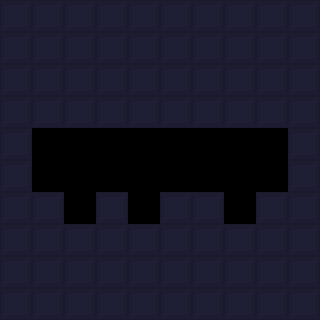

A level layout from a 2D game, rendered from its tile map. Below: a short description, then the map file with its tile-grid data intact:
An orthogonal 10x10 tile map with 32x32 px tiles, 1 tile layer (Tile Layer 1) and 5 objects.

<map version="1.2" tiledversion="1.3.5" orientation="orthogonal" renderorder="right-down" width="10" height="10" tilewidth="32" tileheight="32" infinite="0" nextlayerid="3" nextobjectid="7">
 <editorsettings>
  <export target="room_6_1.lua" format="lua" />
 </editorsettings>
 <tileset firstgid="1" source="../allTiles.tsx" />
 <layer id="1" name="Tile Layer 1" width="10" height="10">
  <data encoding="csv">
1,1,1,1,1,1,1,1,1,1,
1,1,1,1,1,1,1,1,1,1,
1,1,1,1,1,1,1,1,1,1,
1,1,1,1,1,1,1,1,1,1,
1,0,0,0,0,0,0,0,0,1,
1,0,0,0,0,0,0,0,0,1,
1,1,0,1,0,1,1,0,1,1,
1,1,1,1,1,1,1,1,1,1,
1,1,1,1,1,1,1,1,1,1,
1,1,1,1,1,1,1,1,1,1
</data>
 </layer>
 <objectgroup id="2" name="Object Layer 1">
  <object id="1" gid="2" x="32" y="192" width="32" height="32" />
  <object id="2" gid="4" x="256" y="192" width="32" height="32" />
  <object id="3" gid="6" x="64" y="224" width="32" height="32" />
  <object id="4" gid="6" x="128" y="224" width="32" height="32" />
  <object id="6" gid="6" x="224" y="224" width="32" height="32" />
 </objectgroup>
</map>
